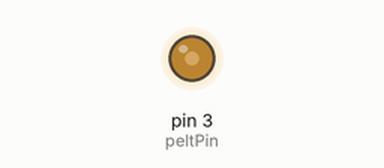
A sketch run on a simulated Arduino Uno, built with avr-gcc and run on an emulated ATmega328P. Shown: output pins drawn as LEDs (lit = HIGH).

Above: at 0.1 s.
Timing chart, 0 to 1.6 s (numbered marks = the images above):
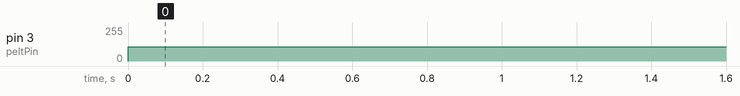

The sketch:

MosfetTest.ino
```cpp
int peltPin = 3; //peltier cooler pin
double psuV = 12;
void setup() {
  pinMode(peltPin, OUTPUT);
}

void loop() {
  OutputVoltage(5,psuV,peltPin); //test to see whether mosfet actually outputs 5v
  delay(100);
}

void OutputVoltage(double v, double SrcV, int pin){
  analogWrite(pin, (v/SrcV) * 255);
}
```

Measured:
- by itself, pin 3 (peltPin): 0/255 → 106/255 at 0.00 s
